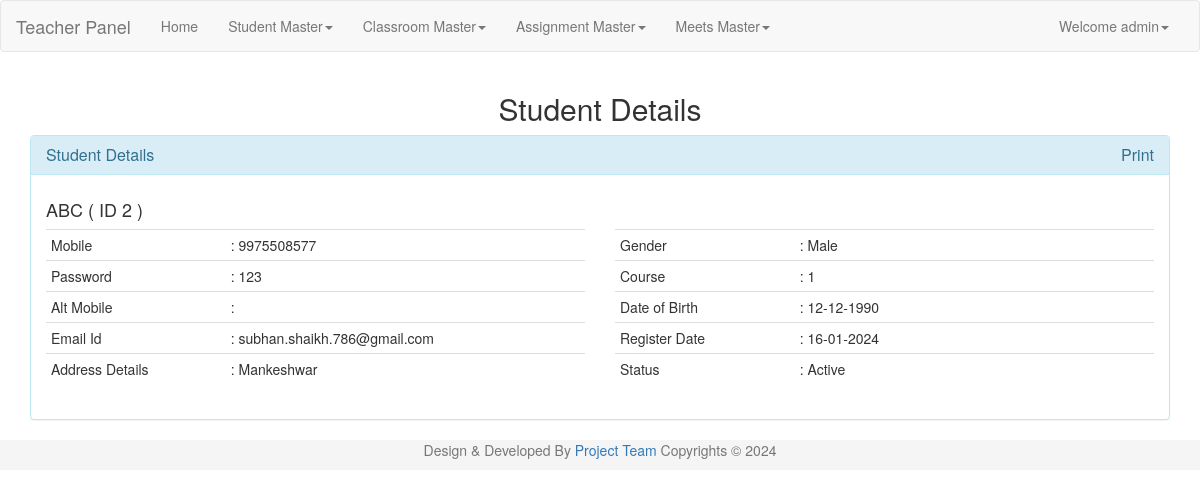
Page /zel_teacher/view_student.php?euid=2 (signed in) on the committed database.
### tables this page shows
CREATE TABLE `user` (
  `uid` int(9) NOT NULL,
  `uname` varchar(45) NOT NULL,
  `pass` varchar(20) NOT NULL,
  `uregdate` datetime NOT NULL,
  `utype` int(9) NOT NULL,
  `ustatus` tinyint(1) NOT NULL
);

CREATE TABLE `end_user` (
  `euid` int(9) NOT NULL,
  `euname` varchar(30) NOT NULL,
  `eumob` varchar(10) NOT NULL,
  `eupass` varchar(50) NOT NULL,
  `altmob` varchar(10) NOT NULL,
  `gender` varchar(10) NOT NULL,
  `email` varchar(500) NOT NULL,
  `bdate` date NOT NULL,
  `address` varchar(250) NOT NULL,
  `cid` int(9) NOT NULL,
  `euregdate` date NOT NULL,
  `status` tinyint(4) NOT NULL
);

### zel_teacher/lock.php (called while the page is built, shortened)
<?php
include('conn.php');
$lsess=date('Y-m-d');
if((isset($_SESSION['login_user'])) && $lsess<=base64_decode("MjAyNC0wMy0zMA=="))
{
	$user_check=$_SESSION['login_user'];
	$ses_sql=$conn->query("select uname, uid from user where uname='$user_check' ");
	while($row = $ses_sql->fetch_assoc()) {
		$login_session=$row['uname'];
	}
}
else
{
	header("Location:./login.php");
}
?>

### zel_teacher/view_student.php (the view, shortened to what this page needs)
<?php
include('conn.php');
include('lock.php');
if (isset($_GET['euid'])) {
$euid=$_GET['euid'];
$sql1="SELECT * FROM end_user WHERE euid=$euid";
$result = $conn->query($sql1);
if ($result->num_rows > 0){
	while($row = $result->fetch_assoc()) {
		$euid = $row["euid"];
		$euname = $row["euname"];
		$eumob = $row["eumob"];
		$eupass = $row["eupass"];
		$altmob = $row["altmob"];
		$address = $row["address"];
		$gender = $row["gender"];
		$email = $row["email"];
		$bdate = $row["bdate"];
		$cid = $row["cid"];
		$cstatus = $row["status"];
		$euregdate= $row["euregdate"];
	}
}
else
{
	$error='<b>'.$euid.'</b>'." "."Customer Id Is Not Exist!";
	$show="display:show;";
	$alert="alert alert-danger";
}
}
?>
<!DOCTYPE html>
<html lang="en">
<head>
  <link rel="stylesheet" href="./resources/bootstrap-3.3.6-dist/css/bootstrap.min.css">
</head>
<body id="addcutomer">
<?php
include('./header.php');
?>
  <div class="container">
    <div class="row">
      <div class="col-lg-12 col-md-12">
        <h2 align="center" class="page-title remove-top-padding">Student Details </h2>
         <div class="row">
		<div class="col-sm-8 col-md-12 col-lg-12">
            <div class="panel panel-info light-pink">
              <div class="panel-heading action-box">
                <div class="panel-caption">
                  <h3 class="panel-title"> Student Details <a class="pull-right" align="right" href="#" onclick=printbill(); >Print</a></h3>
                </div>
              </div>
              <div class="panel-body">
                <div class="row">
                  <div class="col-md-12 col-lg-12">
                    <h4><?php echo $euname." ( ID ". $euid." )"; ?></h4>
                    <div class="row">
                      <div class="col-lg-6">
                        <table class="table table-condensed table-user-information">
                          <tbody>
						    <tr>
                              <td class="col-xs-4 col-sm-4">Mobile</td>
                              <td><span>:</span>  <?php echo $eumob; ?></td>
                            </tr>
							<tr>
                              <td class="col-xs-4 col-sm-4">Password</td>
                              <td><span>:</span>  <?php echo $eupass; ?></td>
                            </tr>
							<tr>
                              <td class="col-xs-4 col-sm-4">Alt Mobile</td>
                              <td><span>:</span>  <?php echo $altmob; ?></td>
                            </tr>
							<tr>
                              <td class="col-xs-4 col-sm-4">Email Id </td>
                              <td ><span>:</span> <?php echo $email; ?>  </td>
                            </tr>
                            <tr>
                              <td class="col-xs-4 col-sm-4">Address Details</td>
                              <td><span>:</span>  <?php echo $address; ?></td>
                            </tr>
                          </tbody>
                        </table>
                      </div>
                      <div class="col-lg-6">
                        <table class="table table-condensed table-user-information">
                          <tbody>
						    <tr>
                              <td class="col-xs-4 col-sm-4">Gender</td>
                              <td><span>:</span>  <?php echo $gender; ?></td>
                            </tr>
							<tr>
                              <td class="col-xs-4 col-sm-4">Course</td>
                              <td><span>:</span>  <?php echo $cid; ?></td>
                            </tr>
							<tr>
                              <td class="col-xs-4 col-sm-4">Date of Birth </td>
                              <td ><span>:</span> <?php echo date('d-m-Y', strtotime($bdate)); ?>  </td>
                            </tr>
							<tr>
                              <td class="col-xs-4 col-sm-4">Register Date</td>
                              <td><span>:</span>  <?php echo date('d-m-Y', strtotime($euregdate)); ?></td>
                            </tr>
                            <tr>
                              <td class="col-xs-4 col-sm-4">Status</td>
                              <?php
							  if($cstatus==1){echo "<td><span>:</span> Active</td>";}
							   else if ($cstatus==2){echo "<td><span>:</span> Pending</td>";}
							   else if($cstatus==3){echo "<td><span>:</span> Rejected</td>";}
							   else {echo "<td><span>:</span> None</td>";}
								?>
                            </tr>
                          </tbody>
                        </table>
                      </div>
                    </div>
                  </div>
                </div>
			 </div>
            </div>
          </div>
        </div>
        </div>
      </div>
    </div>
<?php
include('./footer.php');
?>
</body>
</html>

### zel_teacher/header.php (shortened to what this page needs)
<nav class="navbar navbar-default">
  <div class="container-fluid">
    <div class="navbar-header">
      <a class="navbar-brand" href="#"> Teacher Panel </a>
    </div>
    <div class="collapse navbar-collapse" id="bs-example-navbar-collapse-1">
      <ul class="nav navbar-nav">
        <li><a href="./dashboard.php">Home<span class="sr-only">(current)</span></a></li>
		<li class="dropdown">
			<a href="" class="dropdown-toggle" data-toggle="dropdown" role="button" aria-haspopup="true" aria-expanded="false">Student Master<span class="caret"></span></a>
		</li>
		<li class="dropdown">
			<a href="" class="dropdown-toggle" data-toggle="dropdown" role="button" aria-haspopup="true" aria-expanded="false">Classroom Master<span class="caret"></span></a>
		</li>
		<li class="dropdown">
			<a href="" class="dropdown-toggle" data-toggle="dropdown" role="button" aria-haspopup="true" aria-expanded="false">Assignment Master<span class="caret"></span></a>
		</li>
		<li class="dropdown">
			<a href="" class="dropdown-toggle" data-toggle="dropdown" role="button" aria-haspopup="true" aria-expanded="false">Meets Master<span class="caret"></span></a>
		</li>
      </ul>
      <ul class="nav navbar-nav navbar-right">
        <li class="dropdown">
          <?php if($login_session)
        {
            $status="Welcome ".$login_session;
        }
        else
        {
            $status="Welcome Guest";
            $url="./login.php";
            $status1="Login";
         }
          ?>
          <a href="" class="dropdown-toggle" data-toggle="dropdown" role="button" aria-haspopup="true" aria-expanded="false"><?php echo $status; ?><span class="caret"></span></a>
        </li>
      </ul>
    </div>
  </div>
</nav>

### rows in the picture
user: uname "Welcome admin"
end_user: euname "ABC", euid "2", eumob "9975508577", eupass "123", email "subhan.shaikh.786@gmail.com", address "Mankeshwar", gender "Male", cid "1", bdate "12-12-1990", euregdate "16-01-2024"
